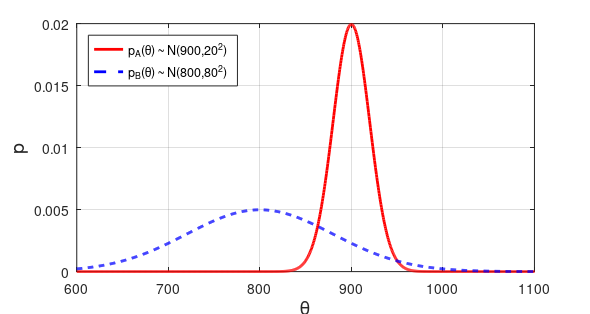
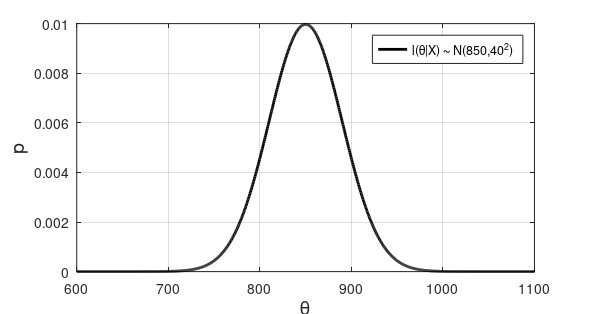
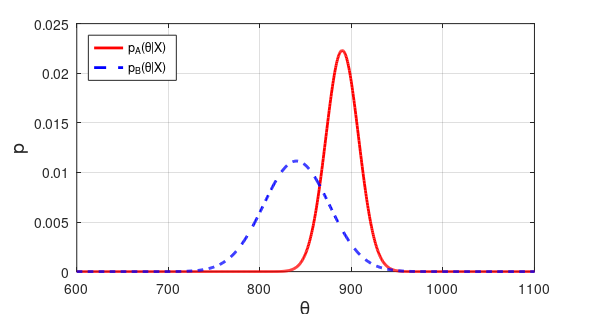
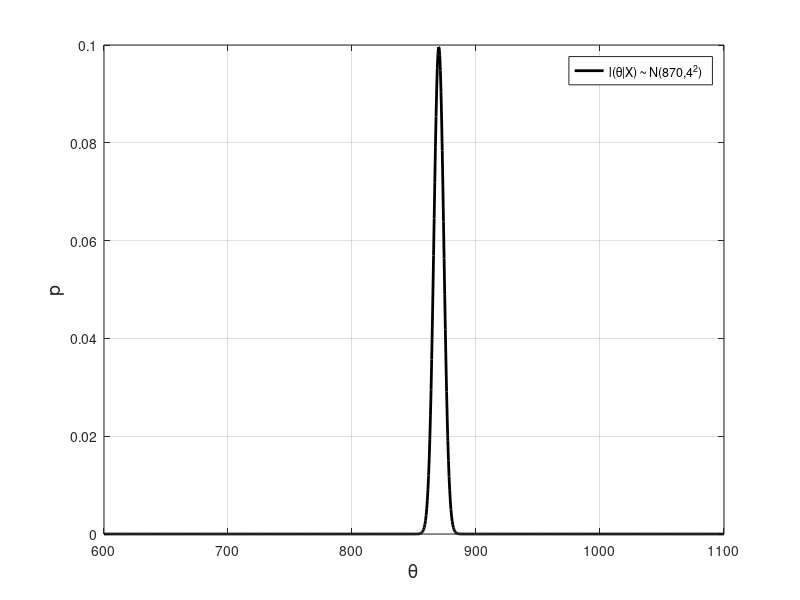

Write the MATLAB code that produced these figures, in order.
% by Ehret, date: 2019-12-10
clear all; close all;
% Beispiel: Bayes for a physical constants

% Definition der X-Werte
X = linspace(600,1100,1000);

% Beispiel 
% Prior-Verteilung des Beobachters A
% Normalverteilt mit mu_A = 900 und sigma_a = 20
mu_A = 900;
sigma_A = 20;
DeltaX = X(2)-X(1);
p_A = normpdf(X,mu_A, sigma_A);

% Prior-Verteilung des Beobachters B
% Normalverteilt mit mu_B = 800 und sigma_a = 80
mu_B = 800;
sigma_B = 80;
p_B = normpdf(X,mu_B, sigma_B);

% Plotten der Prior-Verteilungen von A und B
figure(1)
plot(X,p_A,'r-','linewidth',2)
hold on;
plot(X,p_B,'b--','linewidth',2)
grid on;
legend('p_A(\theta) ~ N(900,20^2)','p_B(\theta) ~ N(800,80^2)', ...
'Location','NorthWest')
xlabel('\theta','fontsize',14)
ylabel('p','fontsize',14)

set(gcf, 'PaperUnits', 'centimeters');
x_width=15 ;y_width= 8;
set(gcf, 'PaperPosition', [0 0 x_width y_width]);
print '-dpng' prior_A_Prior_B.png

% Annahme der Likelihood (Messung) als Normalverteilung mit l ~ N(850,40^2 ) 
mu_likeli = 850;
sigma_likeli = 40;
likelihood = normpdf(X,mu_likeli, sigma_likeli);

% Plotten der Likelihood
figure(2)
plot(X,likelihood,'k-','linewidth',2)
grid on;
legend('l(\theta|X) \sim N(850,40^2)')
xlabel('\theta','fontsize',14)
ylabel('p','fontsize',14)

set(gcf, 'PaperUnits', 'centimeters');
x_width=15 ;y_width= 8;
set(gcf, 'PaperPosition', [0 0 x_width y_width]);
print '-dpng' likelihood_1_Beobachtung.png


% Berechnung der Posterior fuer eine Beobachtung fuer A und B
% Posterior ~ Prior  x Likelihood
p_post_A_1 = p_A .* likelihood;
p_post_B_1 = p_B .* likelihood;

% Normierung des posterior mit Normierungskonstante 
% Nicht ganz korrekt, da eigentlich 
% von -\inf bis +\inf integriert bzw. summiert werden muesste

const_post_A1 = 1/sum(p_post_A_1*DeltaX);
p_post_A_1 = const_post_A1 * p_post_A_1 ;

const_post_B1 = 1/sum(p_post_B_1*DeltaX);
p_post_B_1 = const_post_B1 * p_post_B_1 ;

% Plotten der Posterior
figure(3)
plot(X,p_post_A_1,'r-','linewidth',2)
hold on;
plot(X,p_post_B_1,'b--','linewidth',2)
grid on;
legend('p_A(\theta|X)','p_B(\theta|X) ', ...
'Location','NorthWest')
xlabel('\theta','fontsize',14)
ylabel('p','fontsize',14)

set(gcf, 'PaperUnits', 'centimeters');
x_width=15 ;y_width= 8;
set(gcf, 'PaperPosition', [0 0 x_width y_width]);
print '-dpng' posterior_A_posterior_B.png

% Jetzt besteht die Likelihood aus 100 Stichproben
% Bei 100 Stichproben kann die Verteilung schmaler werden
% Wir nehmen eine Normalverteilung N(870, \sigma /sqrt(N)^2) an
N = 100;
sigma_likeli_100 = sigma_likeli / sqrt(N);
mu_likeli_100 = 870;
% Likelihood Funktion fuer 100 Stichproben
likelihood_100 = normpdf(X,mu_likeli_100, sigma_likeli_100);

figure(4)
plot(X,likelihood_100,'k-','linewidth',2)
grid on;
legend('l(\theta|X) ~ N(870,4^2)')
xlabel('\theta','fontsize',14)
ylabel('p','fontsize',14)

% Berechnung der Posterior fuer 100 Beobachtungen fuer A und B
p_post_A_100 = p_A .* likelihood_100;
p_post_B_100 = p_B .* likelihood_100;

% Normierung des posterior mit Normierungskonstante 
% Nicht ganz korrekt, da eigentlich 
% von -\inf bis +\inf integriert bzw. summiert werden muesste
const_post_A_100 = 1/sum(p_post_A_100*DeltaX);
p_post_A_100 = const_post_A_100 * p_post_A_100 ;

const_post_B_100 = 1/sum(p_post_B_100*DeltaX);
p_post_B_100 = const_post_B_100 * p_post_B_100 ;

figure(5)
plot(X,p_post_A_100,'r-','linewidth',2)
hold on;
plot(X,p_post_B_100,'b--','linewidth',2)
grid on;
legend('p_A(\theta|X)','p_B(\theta|X) ', ...
'Location','NorthWest')
xlabel('\theta','fontsize',14)
ylabel('p','fontsize',14)

